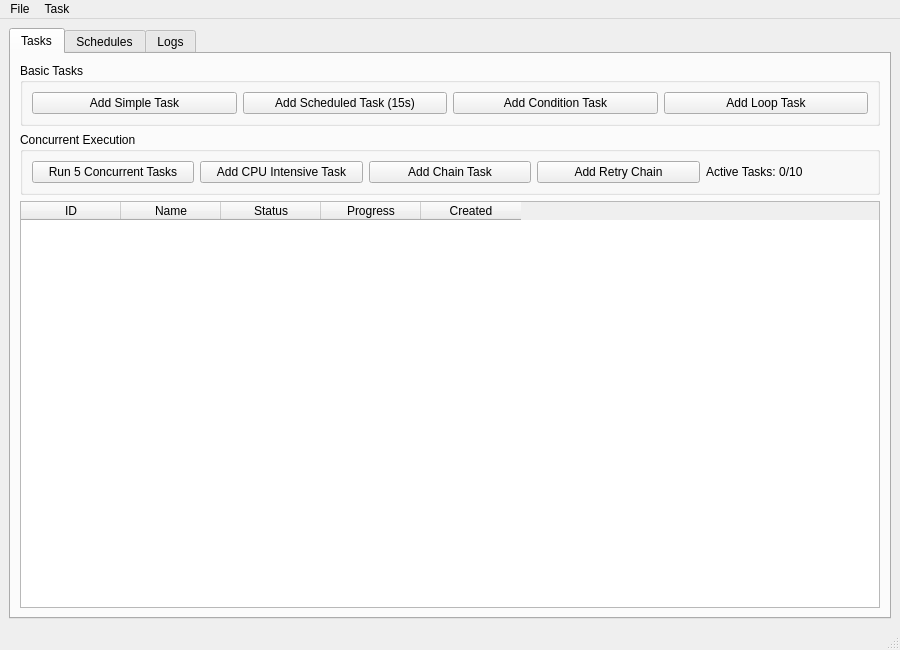
<?xml version="1.0" encoding="UTF-8"?>
<!--
  ~             M""""""""`M            dP
  ~             Mmmmmm   .M            88
  ~             MMMMP  .MMM  dP    dP  88  .dP   .d8888b.
  ~             MMP  .MMMMM  88    88  88888"    88'  `88
  ~             M' .MMMMMMM  88.  .88  88  `8b.  88.  .88
  ~             M         M  `88888P'  dP   `YP  `88888P'
  ~             MMMMMMMMMMM    -*-  Created by Zuko  -*-
  ~
  ~             * * * * * * * * * * * * * * * * * * * * *
  ~             * -    - -   F.R.E.E.M.I.N.D   - -    - *
  ~             * -  Copyright © 2025 (Z) Programing  - *
  ~             *    -  -  All Rights Reserved  -  -    *
  ~             * * * * * * * * * * * * * * * * * * * * *
  -->

<ui version="4.0">
    <class>MainWindow</class>
    <widget class="QMainWindow" name="MainWindow">
        <property name="geometry">
            <rect>
                <x>0</x>
                <y>0</y>
                <width>900</width>
                <height>650</height>
            </rect>
        </property>
        <property name="windowTitle">
            <string>MainWindow</string>
        </property>
        <widget class="QWidget" name="centralwidget">
            <layout class="QVBoxLayout" name="verticalLayout">
                <item>
                    <widget class="QTabWidget" name="tabWidget">
                        <property name="currentIndex">
                            <number>0</number>
                        </property>
                        <widget class="QWidget" name="tabTasks">
                            <attribute name="title">
                                <string>Tasks</string>
                            </attribute>
                            <layout class="QVBoxLayout" name="verticalLayout_2">
                                <item>
                                    <widget class="QGroupBox" name="groupBoxActions">
                                        <property name="title">
                                            <string>Basic Tasks</string>
                                        </property>
                                        <layout class="QHBoxLayout" name="horizontalLayout">
                                            <item>
                                                <widget class="QPushButton" name="btnAddSimpleTask">
                                                    <property name="text">
                                                        <string>Add Simple Task</string>
                                                    </property>
                                                </widget>
                                            </item>
                                            <item>
                                                <widget class="QPushButton" name="btnAddScheduledTask">
                                                    <property name="text">
                                                        <string>Add Scheduled Task (15s)</string>
                                                    </property>
                                                </widget>
                                            </item>
                                            <item>
                                                <widget class="QPushButton" name="btnAddConditionTask">
                                                    <property name="text">
                                                        <string>Add Condition Task</string>
                                                    </property>
                                                </widget>
                                            </item>
                                            <item>
                                                <widget class="QPushButton" name="btnAddLoopTask">
                                                    <property name="text">
                                                        <string>Add Loop Task</string>
                                                    </property>
                                                </widget>
                                            </item>
                                        </layout>
                                    </widget>
                                </item>
                                <item>
                                    <widget class="QGroupBox" name="groupBoxConcurrent">
                                        <property name="title">
                                            <string>Concurrent Execution</string>
                                        </property>
                                        <layout class="QHBoxLayout" name="horizontalLayout_2">
                                            <item>
                                                <widget class="QPushButton" name="btnAddConcurrentTasks">
                                                    <property name="text">
                                                        <string>Run 5 Concurrent Tasks</string>
                                                    </property>
                                                </widget>
                                            </item>
                                            <item>
                                                <widget class="QPushButton" name="btnAddCpuIntensiveTask">
                                                    <property name="text">
                                                        <string>Add CPU Intensive Task</string>
                                                    </property>
                                                </widget>
                                            </item>
                                            <item>
                                                <widget class="QPushButton" name="btnAddChainTask">
                                                    <property name="text">
                                                        <string>Add Chain Task</string>
                                                    </property>
                                                </widget>
                                            </item>
                                            <item>
                                                <widget class="QPushButton" name="btnAddRetryChainTask">
                                                    <property name="text">
                                                        <string>Add Retry Chain</string>
                                                    </property>
                                                </widget>
                                            </item>
                                            <item>
                                                <widget class="QLabel" name="lblActiveTasks">
                                                    <property name="text">
                                                        <string>Active Tasks: 0/10</string>
                                                    </property>
                                                </widget>
                                            </item>
                                        </layout>
                                    </widget>
                                </item>
                                <item>
                                    <widget class="QTableWidget" name="tableTasks">
                                        <property name="selectionBehavior">
                                            <enum>QAbstractItemView::SelectRows</enum>
                                        </property>
                                        <column>
                                            <property name="text">
                                                <string>ID</string>
                                            </property>
                                        </column>
                                        <column>
                                            <property name="text">
                                                <string>Name</string>
                                            </property>
                                        </column>
                                        <column>
                                            <property name="text">
                                                <string>Status</string>
                                            </property>
                                        </column>
                                        <column>
                                            <property name="text">
                                                <string>Progress</string>
                                            </property>
                                        </column>
                                        <column>
                                            <property name="text">
                                                <string>Created</string>
                                            </property>
                                        </column>
                                    </widget>
                                </item>
                            </layout>
                        </widget>
                        <widget class="QWidget" name="tabSchedules">
                            <attribute name="title">
                                <string>Schedules</string>
                            </attribute>
                            <layout class="QVBoxLayout" name="verticalLayout_3">
                                <item>
                                    <widget class="QTableWidget" name="tableSchedules">
                                        <property name="selectionBehavior">
                                            <enum>QAbstractItemView::SelectRows</enum>
                                        </property>
                                        <column>
                                            <property name="text">
                                                <string>Task ID</string>
                                            </property>
                                        </column>
                                        <column>
                                            <property name="text">
                                                <string>Task Name</string>
                                            </property>
                                        </column>
                                        <column>
                                            <property name="text">
                                                <string>Status</string>
                                            </property>
                                        </column>
                                        <column>
                                            <property name="text">
                                                <string>Next Run</string>
                                            </property>
                                        </column>
                                        <column>
                                            <property name="text">
                                                <string>Remaining</string>
                                            </property>
                                        </column>
                                    </widget>
                                </item>
                            </layout>
                        </widget>
                        <widget class="QWidget" name="tabLogs">
                            <attribute name="title">
                                <string>Logs</string>
                            </attribute>
                            <layout class="QVBoxLayout" name="verticalLayout_4">
                                <item>
                                    <widget class="QTextEdit" name="txtLogs">
                                        <property name="readOnly">
                                            <bool>true</bool>
                                        </property>
                                    </widget>
                                </item>
                            </layout>
                        </widget>
                    </widget>
                </item>
            </layout>
        </widget>
        <widget class="QMenuBar" name="menubar">
            <property name="geometry">
                <rect>
                    <x>0</x>
                    <y>0</y>
                    <width>900</width>
                    <height>22</height>
                </rect>
            </property>
            <widget class="QMenu" name="menuFile">
                <property name="title">
                    <string>File</string>
                </property>
                <addaction name="actionExit"/>
            </widget>
            <widget class="QMenu" name="menuTask">
                <property name="title">
                    <string>Task</string>
                </property>
                <addaction name="actionNewTask"/>
                <addaction name="actionNewScheduledTask"/>
                <addaction name="separator"/>
                <addaction name="actionRunConcurrentTasks"/>
                <addaction name="actionCpuIntensiveTask"/>
            </widget>
            <addaction name="menuFile"/>
            <addaction name="menuTask"/>
        </widget>
        <widget class="QStatusBar" name="statusbar"/>
        <action name="actionExit">
            <property name="text">
                <string>Exit</string>
            </property>
        </action>
        <action name="actionNewTask">
            <property name="text">
                <string>New Task</string>
            </property>
        </action>
        <action name="actionNewScheduledTask">
            <property name="text">
                <string>New Scheduled Task</string>
            </property>
        </action>
        <action name="actionRunConcurrentTasks">
            <property name="text">
                <string>Run Concurrent Tasks</string>
            </property>
        </action>
        <action name="actionCpuIntensiveTask">
            <property name="text">
                <string>CPU Intensive Task</string>
            </property>
        </action>
    </widget>
    <resources/>
    <connections/>
</ui>
